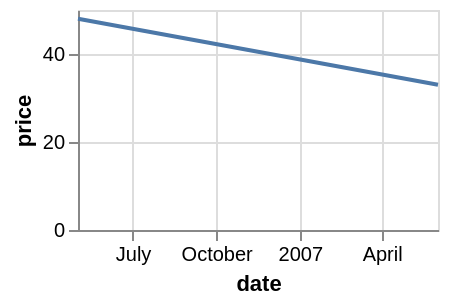

Describe this chart as a Vega-Lite specification.
### Vega-Lite specification from a JSON file in a GitHub repository (floating-point values rounded to 4 significant figures)
{"$schema": "https://vega.github.io/schema/vega-lite/v5.json", "description": "A year bucket compared against bare years, and a month named rather than numbered.", "data": {"values": [{"date": "2005-04-02", "price": 12}, {"date": "2006-05-02", "price": 48}, {"date": "2007-06-02", "price": 33}, {"date": "2008-07-02", "price": 91}]}, "transform": [{"filter": {"field": "date", "timeUnit": "year", "range": [2006, 2007]}}, {"filter": {"field": "date", "timeUnit": "month", "oneOf": ["may", "jun"]}}], "width": 180, "height": 110, "mark": "line", "encoding": {"x": {"field": "date", "type": "temporal"}, "y": {"field": "price", "type": "quantitative"}}}
